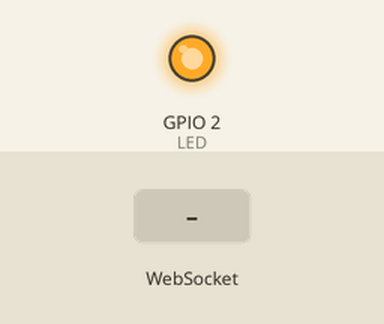
Simulated run of this sketch. Board: ESP8266 (NodeMCU). Shown: output pins drawn as LEDs (lit = HIGH). Dashed ring = blinking. The test bench sets the inputs (shaded band). WiFi joins after 1.5 s; servers stay silent unless stated; random numbers use the default seed unless the sketch sets one; what the sketch prints to the serial monitor is not drawn.

Above: at 0.3 s.
At 0.9 s:
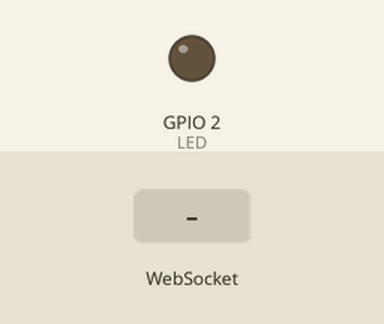
At 2.35 s:
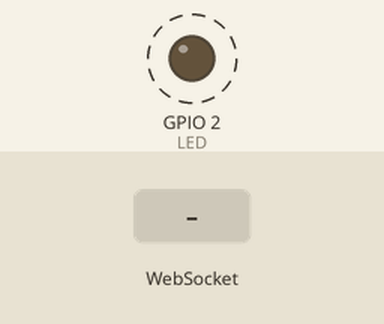
2.9 s: WebSocket text "1" received
Timing chart, 0 to 5.9 s (numbered marks = the images above; inputs shaded):
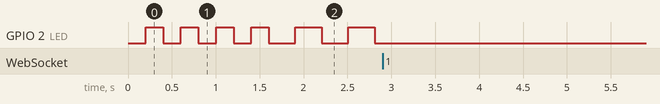

The sketch:

sketch_mar8a.ino
```cpp
#include <ESP8266WiFi.h>
#include <WebSocketsClient.h>

const char* ssid = "Convergys_2.4G";
const char* password = "MyCoffeeBreak2298!";

WebSocketsClient webSocket;

String deviceId = "scale_01";
#define LED LED_BUILTIN
bool wsConnected = false;

void webSocketEvent(WStype_t type, uint8_t * payload, size_t length) {

  switch(type) {

    case WStype_DISCONNECTED:
      Serial.println("WebSocket disconnected");
      wsConnected = false;
      break;

    case WStype_CONNECTED:
      Serial.println("WebSocket connected");
      wsConnected = true;
      digitalWrite(LED, LOW); // LED steady when connected
      break;

    case WStype_TEXT:
      Serial.printf("Received: %s\n", payload);
      break;
  }
}

void setup() {

  Serial.begin(115200);

  pinMode(LED, OUTPUT);
  digitalWrite(LED, HIGH);

  WiFi.begin(ssid, password);

  Serial.println("Connecting to WiFi...");

  while (WiFi.status() != WL_CONNECTED) {

    digitalWrite(LED, LOW);
    delay(200);
    digitalWrite(LED, HIGH);
    delay(200);

    Serial.print(".");
  }

  Serial.println("\nWiFi connected");
// ws://192.168.100.11:4572/ws/v1/websockets/sensors
  webSocket.begin("192.168.100.11", 4572, "/ws/v1/websockets/sensors"); // change to your server IP
  webSocket.onEvent(webSocketEvent);
  webSocket.setReconnectInterval(5000);

}

void loop() {

  webSocket.loop();

  // Blink while websocket not connected
  static unsigned long lastBlink = 0;

  if (!wsConnected) {

    if (millis() - lastBlink > 300) {
      lastBlink = millis();
      digitalWrite(LED, !digitalRead(LED));
    }

  } else {

    digitalWrite(LED, LOW); // stop blinking when connected
  }

  static unsigned long lastSend = 0;

  if (wsConnected && millis() - lastSend > 2000) {

    lastSend = millis();

    float weight = random(100,1000) / 10.0;

    String message = "{\"device\":\"loadcell\",\"weight\":" + String(weight) + "}";

    webSocket.sendTXT(message);

    Serial.println(message);
  }
}
```

Measured:
- after the input at 2.9 s, every drawn part: stays the same
